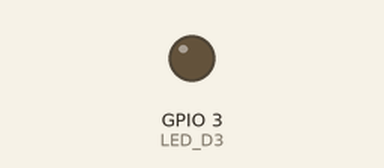
Bench run of a program on a simulated ESP32-S3. On the bench: output pins drawn as LEDs (lit = HIGH).

Above: at 1.0 s.
At 3.0 s:
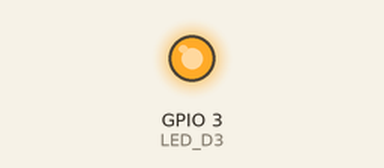
Timing chart, 0 to 5.2 s (numbered marks = the images above):
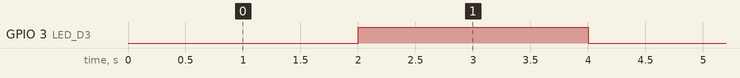

The program:

main.cpp
```cpp
#include <Arduino.h>
#include <esp32-hal-timer.h>

// 定义D3灯引脚
#define LED_D3 3
// 定时器对象（hw_timer_t类型）
hw_timer_t *tim0 = NULL;
// 定时时长2秒（预分频80后计数频率1MHz，2秒=2000000us）
#define TIMER_INTERVAL_US 2000000

// 定时器中断回调函数
void IRAM_ATTR service_tim0() {
  // 翻转D3灯状态
  digitalWrite(LED_D3, !digitalRead(LED_D3));
}

void setup() {
  // 初始化D3灯引脚
  pinMode(LED_D3, OUTPUT);
  digitalWrite(LED_D3, LOW);

  // 1. 初始化定时器0：预分频80，向上计数（true）
  // timerBegin(定时器号, 预分频系数, 向上计数标志)
  tim0 = timerBegin(0, 80, true);

  // 2. 设置定时器中断：绑定回调函数，边沿触发（true）
  // timerAttachInterrupt(定时器对象, 回调函数, 边沿触发标志)
  timerAttachInterrupt(tim0, &service_tim0, true);

  // 3. 配置定时时长：2000000us，自动重载（true）
  // timerAlarmWrite(定时器对象, 计数值, 自动重载标志)
  timerAlarmWrite(tim0, TIMER_INTERVAL_US, true);

  // 4. 使能开启定时器中断
  // timerAlarmEnable(定时器对象)
  timerAlarmEnable(tim0);
}

void loop() {
  // 主循环无需操作，定时器中断自动执行
}
```

Measured:
- by itself, GPIO 3 (LED_D3): alternates HIGH for 2.0 s and LOW for 2.0 s
